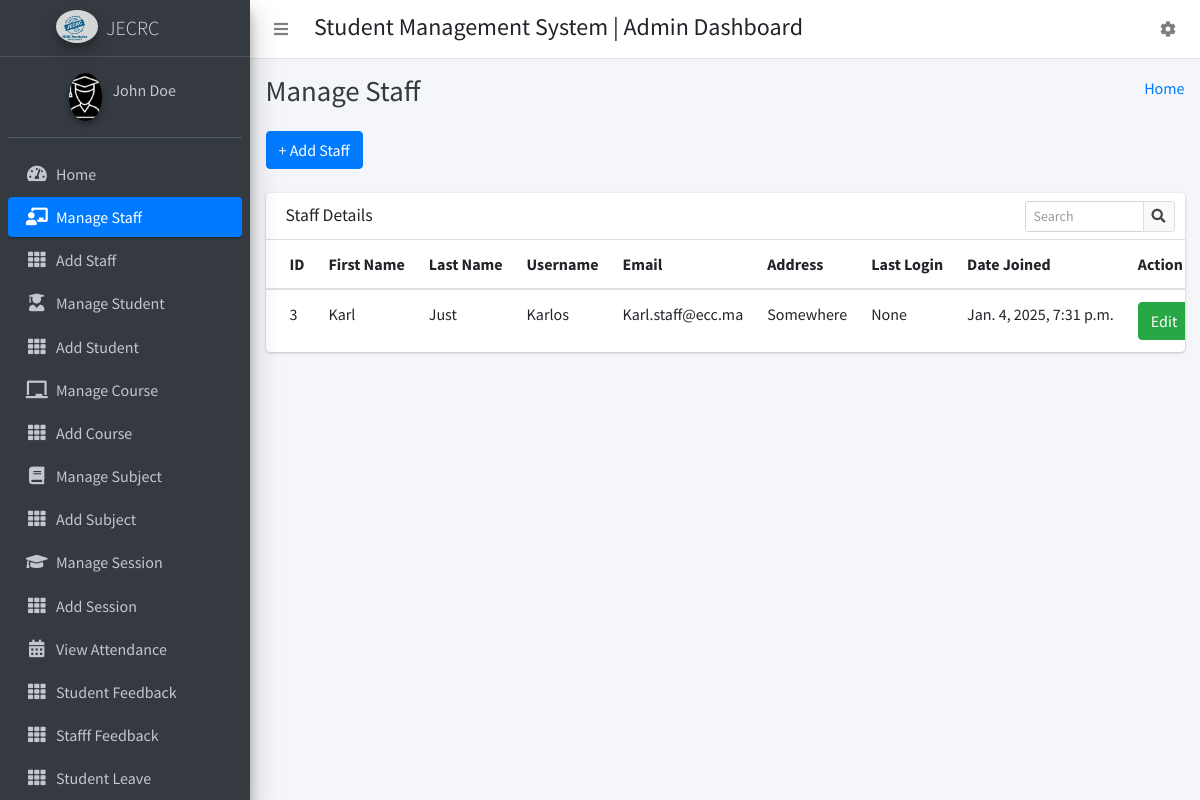
Screenshot of /manage_staff/ (signed in) with the database file from the repository.
### CollegeManagementapp/models.py (models this page shows)
class CustomUser(AbstractUser):
    HOD = '1'
    STAFF = '2'
    STUDENT = '3'
    EMAIL_TO_USER_TYPE_MAP = {
        'hod': HOD,
        'staff': STAFF,
        'student': STUDENT
    }
    user_type_data = ((HOD, "HOD"), (STAFF, "Staff"), (STUDENT, "Student"))
    user_type = models.CharField(default=1, choices=user_type_data, max_length=10)

class Staffs(models.Model):
    id = models.AutoField(primary_key=True)
    admin = models.OneToOneField(CustomUser, on_delete = models.CASCADE)
    address = models.TextField()
    created_at = models.DateTimeField(auto_now_add=True)
    updated_at = models.DateTimeField(auto_now=True)
    objects = models.Manager()

### CollegeManagementapp/HodViews.py (the view)
# urls.py: path('manage_staff/', HodViews.manage_staff, name="manage_staff"),
def manage_staff(request):
    staffs = Staffs.objects.all()
    context = {
        "staffs": staffs
    }
    return render(request, "hod_template/manage_staff_template.html", context)

### CollegeManagementapp/templates/hod_template/manage_staff_template.html (shortened to what this page needs)
{% extends 'hod_template/base_template.html' %}
{% block page_title %}
    Manage Staff
{% endblock page_title %}
{% block main_content %}
{% load static %}
<section class="content">
        <div class="container-fluid">
            <a class="btn btn-primary" href="{% url 'add_staff' %}" role="button">+ Add Staff</a> <br/>&nbsp;
            <div class="row">
                <div class="col-md-12">
                    <div class="card">
                        <div class="card-header">
                            <h3 class="card-title">Staff Details</h3>
                            <div class="card-tools">
                            <div class="input-group input-group-sm" style="width: 150px;">
                                <input type="text" name="table_search" class="form-control float-right" placeholder="Search">
                                <div class="input-group-append">
                                <button type="submit" class="btn btn-default"><i class="fas fa-search"></i></button>
                                </div>
                            </div>
                            </div>
                        </div>
                        <div class="card-body table-responsive p-0">
                            <table class="table table-hover text-nowrap">
                            <thead>
                                <tr>
                                <th>ID</th>
                                <th>First Name</th>
                                <th>Last Name</th>
                                <th>Username</th>
                                <th>Email</th>
                                <th>Address</th>
                                <th>Last Login</th>
                                <th>Date Joined</th>
                                <th>Action</th>
                                </tr>
                            </thead>
                            <tbody>
                                {% for staff in staffs %}
                                <tr>
                                <td>{{ staff.admin.id }}</td>
                                <td>{{ staff.admin.first_name }}</td>
                                <td>{{ staff.admin.last_name }}</td>
                                <td>{{ staff.admin.username }}</td>
                                <td>{{ staff.admin.email }}</td>
                                <td>{{ staff.address }}</td>
                                <td>{{ staff.admin.last_login }}</td>
                                <td>{{ staff.admin.date_joined }}</td>
                                <td>
                                    <a href="{% url 'edit_staff' staff.admin.id %}" class="btn btn-success">Edit</a>
                                </td>
                                </tr>
                                {% endfor %}
                            </tbody>
                            </table>
                        </div>
                        </div>
                </div>
            </div>
        </div>
      </section>
  {% endblock main_content %}

### CollegeManagementapp/templates/hod_template/sidebar_template.html (shortened to what this page needs)
{% load static %}
<aside class="main-sidebar sidebar-dark-primary elevation-4">
      <a href="{% url 'student_home' %}" class="brand-link">
        <img src="{% static 'dist/img/jecrc_logo.png' %}" alt="AdminLTE Logo" class="brand-image img-circle elevation-3 ml-5"
            style="opacity: .8">
        <span class="brand-text font-weight-light">JECRC</span>
      </a>
      <div class="sidebar">
        <div class="user-panel mt-3 pb-3 mb-3 d-flex">
          <div class="image">
            <img src="{% static 'dist/img/logo.png' %}" class="img-circle elevation-2 ml-5" alt="User Image" style="max-width:100%;">
          </div>
          <div class="info">
            <a href="{% url 'student_profile' %}" class="d-block">{{ user.first_name }} {{ user.last_name }}</a>
          </div>
        </div>
        <nav class="mt-2">
          <ul class="nav nav-pills nav-sidebar flex-column" data-widget="treeview" role="menu" data-accordion="false">
            <li class="nav-item">
              {% url 'admin_home' as admin_home %}
              <a href="{{ admin_home }}" class="nav-link {% if request.path == admin_home %} active {% endif %}">
                <i class="nav-icon fas fa-tachometer-alt"></i>
                <p>
                  Home
                </p>
              </a>
            </li>
            <li class="nav-item">
              {% url 'manage_staff' as manage_staff %}
              {% url 'edit_staff' staff_id=id as edit_staff %}
              <a href="{{ manage_staff }}" class="nav-link {% if request.path == manage_staff %} active {% endif %} {% if request.path == edit_staff %} active {% endif %}">
                <i class="nav-icon fas fa-chalkboard-teacher"></i>
                <p>
                  Manage Staff
                </p>
              </a>
            </li>
            <li class="nav-item">
              {% url 'add_staff' as add_staff %}
              <a href="{{ add_staff }}" class="nav-link {% if request.path == add_staff %} active {% endif %}">
                <i class="nav-icon fas fa-th"></i>
                <p>
                  Add Staff
                </p>
              </a>
            </li>
            <li class="nav-item">
              {% url 'manage_student' as manage_student %}
              {% url 'edit_student' student_id=id as edit_student %}
              <a href="{{ manage_student }}" class="nav-link {% if request.path == manage_student %} active {% endif %} {% if request.path == edit_student %} active {% endif %}">
                <i class="nav-icon fas fa-user-graduate"></i>
                <p>
                  Manage Student
                </p>
              </a>
            </li>
            <li class="nav-item">
              {% url 'add_student' as add_student %}
              <a href="{{ add_student }}" class="nav-link {% if request.path == add_student %} active {% endif %}">
                <i class="nav-icon fas fa-th"></i>
                <p>
                  Add Student
                </p>
              </a>
            </li>
            <li class="nav-item">
              {% url 'manage_course' as manage_course %}
              {% url 'edit_course' course_id=id as edit_course %}
              <a href="{{ manage_course }}" class="nav-link {% if request.path == manage_course %} active {% endif %} {% if request.path == edit_course %} active {% endif %}">
                <i class="nav-icon fas fa-chalkboard"></i>
                <p>
                  Manage Course
                </p>
              </a>
            </li>
            <li class="nav-item">
            {% url 'add_course' as add_course %}
              <a href="{{ add_course }}" class="nav-link {% if request.path == add_course %} active {% endif %}">
                <i class="nav-icon fas fa-th"></i>
                <p>
                  Add Course
                </p>
              </a>
            </li>
            <li class="nav-item">
              {% url 'manage_subject' as manage_subject %}
              {% url 'edit_subject' subject_id=id as edit_subject %}
              <a href="{{ manage_subject }}" class="nav-link {% if request.path == manage_subject %} active {% endif %} {% if request.path == edit_subject %} active {% endif %}">
                <i class="nav-icon fas fa-book"></i>
                <p>
                  Manage Subject
                </p>
              </a>
            </li>
            <li class="nav-item">
              {% url 'add_subject' as add_subject %}
              <a href="{{ add_subject }}" class="nav-link {% if request.path == add_subject %} active {% endif %}">
                <i class="nav-icon fas fa-th"></i>
                <p>
                  Add Subject
                </p>
              </a>
            </li>
            <li class="nav-item">
              {% url 'manage_session' as manage_session %}
              {% url 'edit_session' session_id=id as edit_session %}
              <a href="{{ manage_session }}" class="nav-link {% if request.path == manage_session %} active {% endif %} {% if request.path == edit_session %} active {% endif %}">
                <i class="nav-icon fas fa-graduation-cap"></i>
                <p>
                  Manage Session
                </p>
              </a>
            </li>
            <li class="nav-item">
              {% url 'add_session' as add_session %}
              <a href="{{ add_session }}" class="nav-link {% if request.path == add_session %} active {% endif %}">
                <i class="nav-icon fas fa-th"></i>
                <p>
                  Add Session
                </p>
              </a>
            </li>
            <li class="nav-item">
              {% url 'admin_view_attendance' as admin_view_attendance %}
              <a href="{{ admin_view_attendance }}" class="nav-link {% if request.path == admin_view_attendance %} active {% endif %}">
                <i class="nav-icon fas fa-calendar-alt"></i>
                <p>
                  View Attendance
                </p>
              </a>
            </li>
            <li class="nav-item">
              {% url 'student_feedback_message' as student_feedback_message %}
              <a href="{{ student_feedback_message }}" class="nav-link {% if request.path == student_feedback_message %} active {% endif %}">
                <i class="nav-icon fas fa-th"></i>
                <p>
                  Student Feedback
                </p>
              </a>
            </li>
            <li class="nav-item">
              {% url 'staff_feedback_message' as staff_feedback_message %}
              <a href="{{ staff_feedback_message }}" class="nav-link {% if request.path == staff_feedback_message %} active {% endif %}">
                <i class="nav-icon fas fa-th"></i>
                <p>
                  Stafff Feedback
                </p>
              </a>
            </li>
            <li class="nav-item">
              {% url 'student_leave_view' as student_leave_view %}
              <a href="{{ student_leave_view }}" class="nav-link {% if request.path == student_leave_view %} active {% endif %}">
                <i class="nav-icon fas fa-th"></i>
                <p>
                  Student Leave
                </p>
              </a>
            </li>
          </ul>
        </nav>
      </div>
    </aside>

### rows the page displays
CustomUser: first_name "John", last_name "Doe"
Staffs: admin.id "3", admin.first_name "Karl", admin.last_name "Just", admin.username "Karlos", admin.email "Karl.staff@ecc.ma", address "Somewhere", admin.last_login "None", admin.date_joined "Jan. 4, 2025, 7:31 p.m."
